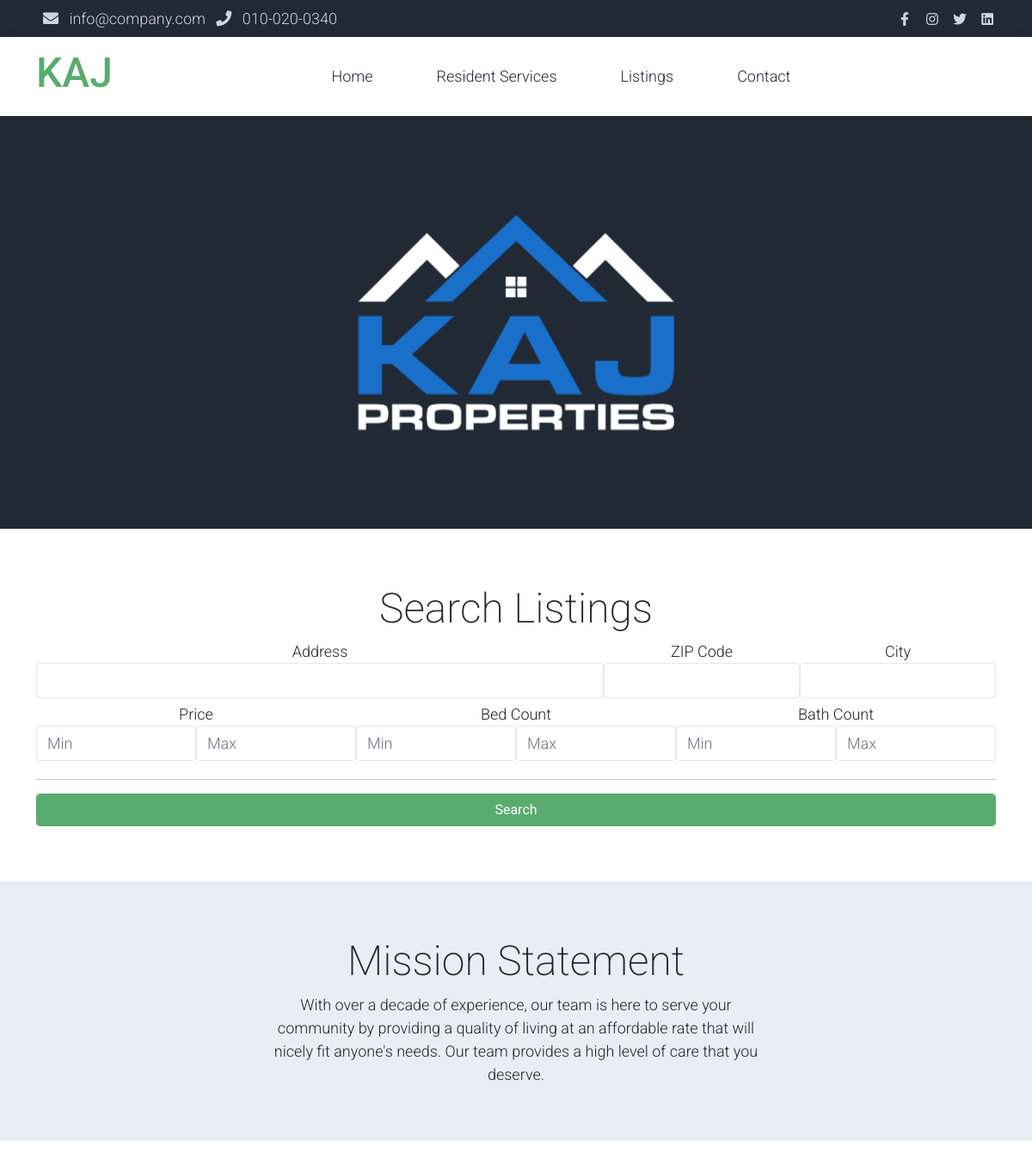
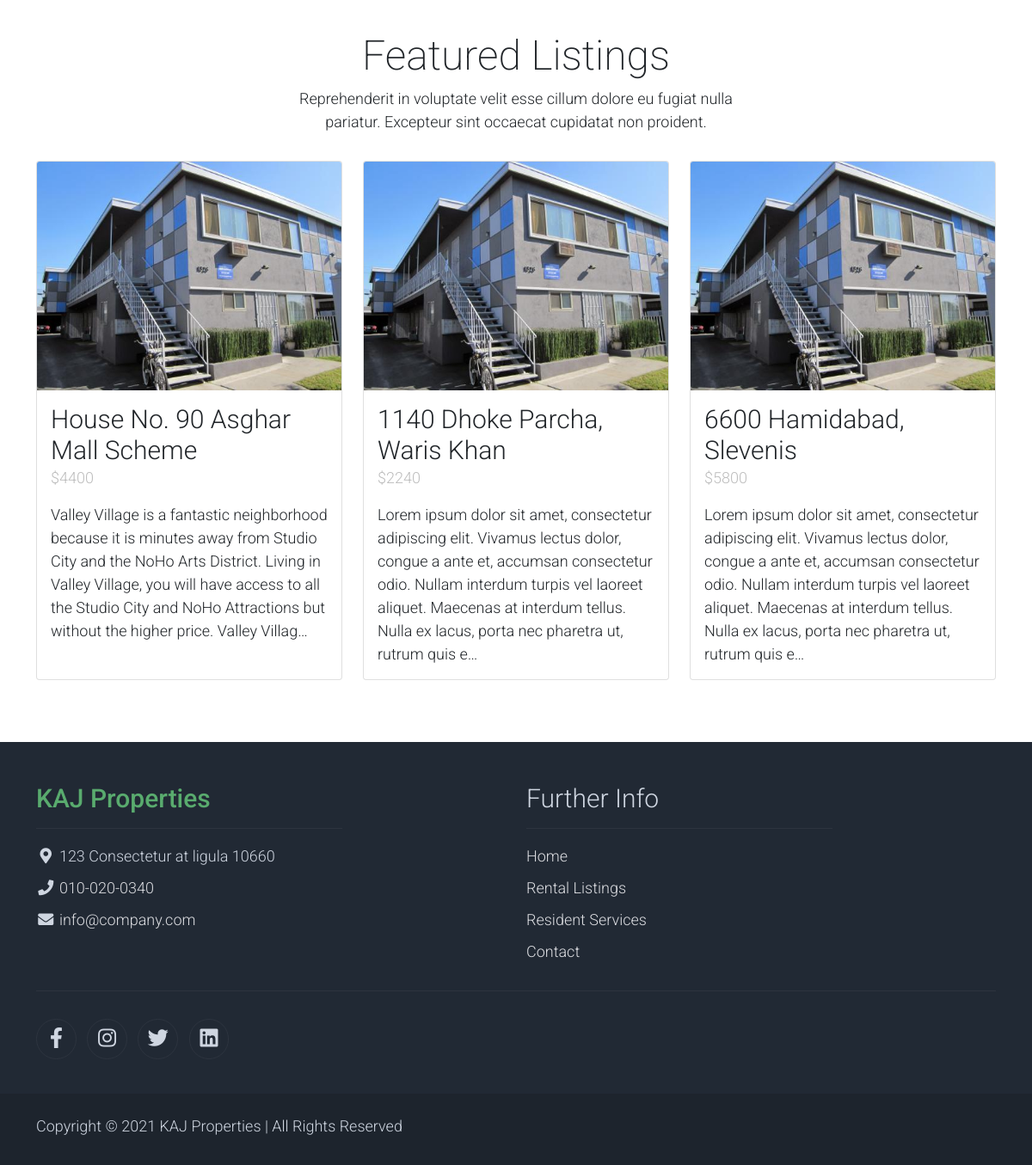
The page / on the database its author committed (2 pictures, top to bottom).
### main/models.py (models this page shows, shortened)
class Listing(models.Model):
    address = models.CharField(max_length=300, null=False, blank=False)
    zip_code = models.IntegerField(null=False, blank=False)
    city = models.CharField(max_length=100, null=False, blank=False)
    beds_count = models.IntegerField(default=1)
    baths_count = models.IntegerField(default=1)
    images = models.ManyToManyField('ListingImage', related_name='images', blank=True)
    price = models.IntegerField(null=False, blank=False)
    application_fee = models.IntegerField(null=False, blank=False, default=1)
    description = models.TextField(null=True, blank=True)
    def get_banner(self):
        return self.images.first().file.url

class ListingImage(models.Model):
    listing = models.ForeignKey(Listing, on_delete=models.CASCADE, related_name='listing')
    file = models.ImageField(upload_to='listing-images', null=False, blank=False)

### main/views.py (the view)
# urls.py: path('', views.index, name='index'),
def index(request):
    search_matches = request.GET.getlist('listings', None)
    if search_matches:
        listings = []
        for id in search_matches:
            listings.append(Listing.objects.get(pk=id))
    else:
        listings = None
    featured_listings = Listing.objects.all()[:3]
    return render(request, 'index.html', context={'listings': listings, 'featured_listings': featured_listings})

### main/templates/index.html (shortened to what this page needs)
{% extends 'base.html' %}
{% load static %}
{% block content %}
<div id="template-mo-zay-hero-carousel" class="carousel slide" data-bs-ride="carousel">
    <div class="carousel-inner">
        <div class="carousel-item active home-hero-container">
            <div class="container">
                <div class="row p-5">
                </div>
            </div>
        </div>
    </div>
</div>
<section class="bg-white">
    <div class="container py-5">
        <div class="row text-center py-3">
            <div class="col-lg-12 m-auto">
                <h1 class="h1">Search Listings</h1>
                <form action="{% url 'search-listings' %}" method="post" class="search-listings-form">
                    <fieldset class="search-listings-form-fields">
                        <div class="d-flex align-items-center">
                            <div class="flex-grow-1">
                                <label for="address">Address</label>
                                <input name="address" type="text" class="form-control" required>
                            </div>
                            <div>
                                <label for="zip_code">ZIP Code</label>
                                <input name="zip_code" type="text" class="form-control" required>
                            </div>
                            <div>
                                <label for="city">City</label>
                                <input name="city" type="text" class="form-control" required>
                            </div>
                        </div>
                        <div class="d-flex align-items-center justify-content-center">
                            <div>
                                <label for="price">Price</label>
                                <div class="d-flex">
                                    <input name="price_min" type="text" class="form-control" placeholder="Min" required>
                                    <input name="price_max" type="text" class="form-control" placeholder="Max" required>
                                </div>
                            </div>
                            <div>
                                <label for="beds">Bed Count</label>
                                <div class="d-flex">
                                    <input name="beds_min" type="text" class="form-control" placeholder="Min" required>
                                    <input name="beds_max" type="text" class="form-control" placeholder="Max" required>
                                </div>
                            </div>
                            <div>
                                <label for="bath">Bath Count</label>
                                <div class="d-flex">
                                    <input name="bath_min" type="text" class="form-control" placeholder="Min" required>
                                    <input name="bath_max" type="text" class="form-control" placeholder="Max" required>
                                </div>
                            </div>
                        </div>
                    </fieldset>
                    <hr>
                    <div class="form-group mt-3">
                        <button type="submit" class="btn btn-success form-control">Search</button>
                    </div>
                </form>
            </div>
        </div>
    </div>
</section>
<section class="py-5 bg-light">
    <div class="row text-center pt-3">
        <div class="col-lg-6 m-auto">
            <h1 class="h1">Mission Statement</h1>
            <p>
                With over a decade of experience, our team is here to serve your community by providing a quality of
                living at an affordable rate that will nicely fit anyone's needs. Our team provides a high level of care
                that you deserve.
            </p>
        </div>
    </div>
</section>
<section class="">
    <div class="container py-5">
        <div class="row text-center py-3">
            <div class="col-lg-6 m-auto">
                <h1 class="h1">Featured Listings</h1>
                <p>
                    Reprehenderit in voluptate velit esse cillum dolore eu fugiat nulla pariatur.
                    Excepteur sint occaecat cupidatat non proident.
                </p>
            </div>
        </div>
        <div class="row">
            {% for listing in featured_listings %}
            <div class="col-12 col-md-4 mb-4">
                <div class="card h-100">
                    <a href="{% url 'listing-detail' id=listing.id %}">
                        <img src="{{ listing.get_banner }}"" class=" card-img-top" alt="...">
                    </a>
                    <div class="card-body">
                        <a href="{% url 'listing-detail' id=listing.id %}" class="h2 text-decoration-none text-dark">
                            {{ listing.address }}
                        </a>
                        <ul class="list-unstyled d-flex justify-content-between">
                            <li class="text-muted text-right">${{ listing.price }}</li>
                        </ul>
                        <p class="card-text">
                            {{ listing.description|truncatechars:250 }}
                        </p>
                    </div>
                </div>
            </div>
            {% endfor %}
        </div>
    </div>
</section>
{% endblock content %}

### main/static/assets/css/templatemo.css (style rules this page uses)
body, ul, li, p, a, label, input, div { font-family: 'Roboto', sans-serif; font-size: 18px !important; font-weight: 300 !important; }
.h1 { font-family: 'Roboto', sans-serif; font-size: 48px !important; font-weight: 200 !important; }
.h2 { font-family: 'Roboto', sans-serif; font-size: 30px !important; font-weight: 300; }
.text-muted { color: #bcbcbc !important; }
.bg-light { background-color: #e9eef5 !important; }
.btn-success { background-color: #59ab6e !important; border-color: #56ae6c !important; }
#template-mo-zay-hero-carousel { background: #212934 !important; }
.form-control { border: 1px solid #e8e8e8; }
@media (min-width: 992px) { #template-mo-zay-hero-carousel .carousel-item { min-height: 30rem !important; } }

### main/static/assets/css/kaj.css (style rules this page uses)
.search-listings-form-fields input { margin-bottom: 5px; }
.home-hero-container { background-image: url('../img/transparent.png'); background-position: center; background-repeat: no-repeat; background-size: cover; }

### rows shown on the page
Listing: get_banner (picture), address "House No. 90 Asghar Mall Scheme", price "4400", description "Valley Village is a fantastic neighborhood because it is minutes away from Studio City and the NoHo Arts District. Living in Valley Village, you will have access to all the Studio City and NoHo Attractions but without the higher price. Valley Villag…"
Listing: get_banner (picture), address "1140 Dhoke Parcha, Waris Khan", price "2240", description "Lorem ipsum dolor sit amet, consectetur adipiscing elit. Vivamus lectus dolor, congue a ante et, accumsan consectetur odio. Nullam interdum turpis vel laoreet aliquet. Maecenas at interdum tellus. Nulla ex lacus, porta nec pharetra ut, rutrum quis e…"
Listing: get_banner (picture), address "6600 Hamidabad, Slevenis", price "5800", description "Lorem ipsum dolor sit amet, consectetur adipiscing elit. Vivamus lectus dolor, congue a ante et, accumsan consectetur odio. Nullam interdum turpis vel laoreet aliquet. Maecenas at interdum tellus. Nulla ex lacus, porta nec pharetra ut, rutrum quis e…"
